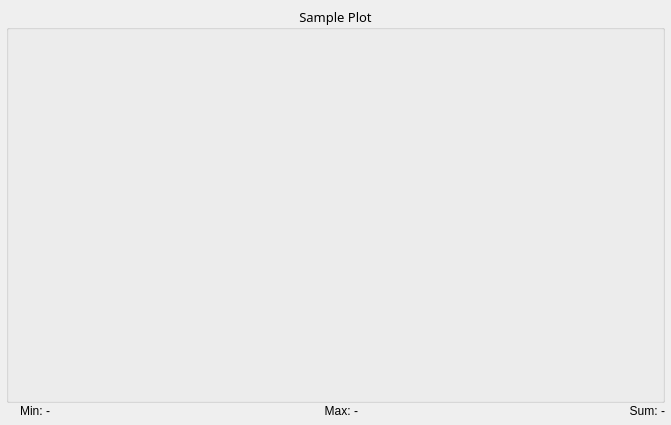
<?xml version="1.0" encoding="UTF-8"?>
<ui version="4.0">
 <class>PlotObject</class>
 <widget class="QWidget" name="PlotObject">
  <property name="geometry">
   <rect>
    <x>0</x>
    <y>0</y>
    <width>671</width>
    <height>425</height>
   </rect>
  </property>
  <property name="minimumSize">
   <size>
    <width>36</width>
    <height>425</height>
   </size>
  </property>
  <property name="windowTitle">
   <string>Form</string>
  </property>
  <layout class="QGridLayout" name="layout">
   <property name="margin">
    <number>6</number>
   </property>
   <property name="spacing">
    <number>0</number>
   </property>
   <item row="0" column="0">
    <widget class="QGroupBox" name="boxPlot">
     <property name="sizePolicy">
      <sizepolicy hsizetype="Expanding" vsizetype="Expanding">
       <horstretch>0</horstretch>
       <verstretch>0</verstretch>
      </sizepolicy>
     </property>
     <property name="font">
      <font>
       <family>Sans Serif</family>
       <pointsize>10</pointsize>
      </font>
     </property>
     <property name="title">
      <string>Sample Plot</string>
     </property>
     <property name="alignment">
      <set>Qt::AlignCenter</set>
     </property>
     <property name="flat">
      <bool>false</bool>
     </property>
     <layout class="QGridLayout" name="plotLayout">
      <property name="margin">
       <number>9</number>
      </property>
      <property name="spacing">
       <number>0</number>
      </property>
     </layout>
    </widget>
   </item>
   <item row="1" column="0">
    <widget class="QWidget" name="widgetStatistics" native="true">
     <property name="sizePolicy">
      <sizepolicy hsizetype="Preferred" vsizetype="Fixed">
       <horstretch>0</horstretch>
       <verstretch>0</verstretch>
      </sizepolicy>
     </property>
     <property name="minimumSize">
      <size>
       <width>0</width>
       <height>16</height>
      </size>
     </property>
     <property name="maximumSize">
      <size>
       <width>16777215</width>
       <height>16</height>
      </size>
     </property>
     <layout class="QGridLayout" name="gridLayout_2">
      <property name="margin">
       <number>0</number>
      </property>
      <property name="spacing">
       <number>0</number>
      </property>
      <item row="0" column="6">
       <widget class="QLabel" name="lblSum">
        <property name="sizePolicy">
         <sizepolicy hsizetype="Preferred" vsizetype="Fixed">
          <horstretch>0</horstretch>
          <verstretch>0</verstretch>
         </sizepolicy>
        </property>
        <property name="minimumSize">
         <size>
          <width>40</width>
          <height>0</height>
         </size>
        </property>
        <property name="maximumSize">
         <size>
          <width>40</width>
          <height>16777215</height>
         </size>
        </property>
        <property name="text">
         <string>Sum: </string>
        </property>
        <property name="alignment">
         <set>Qt::AlignRight|Qt::AlignTrailing|Qt::AlignVCenter</set>
        </property>
       </widget>
      </item>
      <item row="0" column="2">
       <spacer name="horizontalSpacer">
        <property name="orientation">
         <enum>Qt::Horizontal</enum>
        </property>
        <property name="sizeHint" stdset="0">
         <size>
          <width>40</width>
          <height>20</height>
         </size>
        </property>
       </spacer>
      </item>
      <item row="0" column="1">
       <widget class="QLabel" name="lblMinDisp">
        <property name="sizePolicy">
         <sizepolicy hsizetype="Preferred" vsizetype="Fixed">
          <horstretch>0</horstretch>
          <verstretch>0</verstretch>
         </sizepolicy>
        </property>
        <property name="text">
         <string>-</string>
        </property>
       </widget>
      </item>
      <item row="0" column="4">
       <widget class="QLabel" name="lblMaxDisp">
        <property name="sizePolicy">
         <sizepolicy hsizetype="Preferred" vsizetype="Fixed">
          <horstretch>0</horstretch>
          <verstretch>0</verstretch>
         </sizepolicy>
        </property>
        <property name="text">
         <string>-</string>
        </property>
       </widget>
      </item>
      <item row="0" column="3">
       <widget class="QLabel" name="lblMax">
        <property name="sizePolicy">
         <sizepolicy hsizetype="Preferred" vsizetype="Fixed">
          <horstretch>0</horstretch>
          <verstretch>0</verstretch>
         </sizepolicy>
        </property>
        <property name="minimumSize">
         <size>
          <width>40</width>
          <height>0</height>
         </size>
        </property>
        <property name="maximumSize">
         <size>
          <width>40</width>
          <height>16777215</height>
         </size>
        </property>
        <property name="text">
         <string>Max: </string>
        </property>
        <property name="alignment">
         <set>Qt::AlignRight|Qt::AlignTrailing|Qt::AlignVCenter</set>
        </property>
       </widget>
      </item>
      <item row="0" column="7">
       <widget class="QLabel" name="lblSumDisp">
        <property name="sizePolicy">
         <sizepolicy hsizetype="Preferred" vsizetype="Fixed">
          <horstretch>0</horstretch>
          <verstretch>0</verstretch>
         </sizepolicy>
        </property>
        <property name="text">
         <string>-</string>
        </property>
       </widget>
      </item>
      <item row="0" column="0">
       <widget class="QLabel" name="lblMin">
        <property name="sizePolicy">
         <sizepolicy hsizetype="Preferred" vsizetype="Fixed">
          <horstretch>0</horstretch>
          <verstretch>0</verstretch>
         </sizepolicy>
        </property>
        <property name="minimumSize">
         <size>
          <width>40</width>
          <height>0</height>
         </size>
        </property>
        <property name="maximumSize">
         <size>
          <width>40</width>
          <height>16777215</height>
         </size>
        </property>
        <property name="text">
         <string>Min: </string>
        </property>
        <property name="alignment">
         <set>Qt::AlignRight|Qt::AlignTrailing|Qt::AlignVCenter</set>
        </property>
       </widget>
      </item>
      <item row="0" column="5">
       <spacer name="horizontalSpacer_2">
        <property name="orientation">
         <enum>Qt::Horizontal</enum>
        </property>
        <property name="sizeHint" stdset="0">
         <size>
          <width>40</width>
          <height>20</height>
         </size>
        </property>
       </spacer>
      </item>
     </layout>
    </widget>
   </item>
  </layout>
 </widget>
 <resources/>
 <connections/>
</ui>
